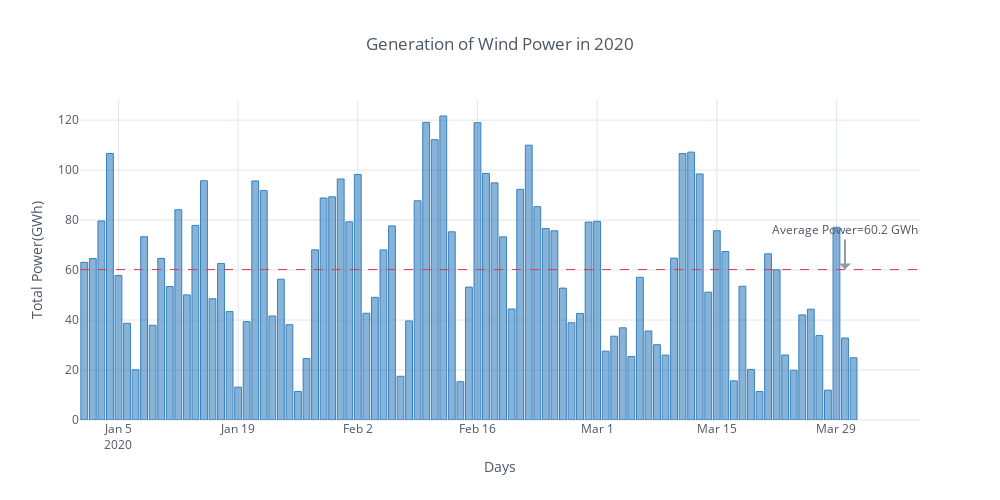

This figure's notebook cell:
### Code cell
# returns daily wind generation for given year
wind_2(2020)

### Figure 1 — Plotly figure (JSON) as saved in the notebook; plotly's stock layout.template omitted (floating-point values rounded to 4 significant figures)
{"data": [{"marker": {"color": "rgba(55, 128, 191, 0.6)", "line": {"color": "rgba(55, 128, 191, 1.0)", "width": 1}}, "name": "Wind_Daily(MWh)", "orientation": "v", "text": "", "type": "bar", "x": ["2020-01-01", "2020-01-02", "2020-01-03", "2020-01-04", "2020-01-05", "2020-01-06", "2020-01-07", "2020-01-08", "2020-01-09", "2020-01-10", "2020-01-11", "2020-01-12", "2020-01-13", "2020-01-14", "2020-01-15", "2020-01-16", "2020-01-17", "2020-01-18", "2020-01-19", "2020-01-20", "2020-01-21", "2020-01-22", "2020-01-23", "2020-01-24", "2020-01-25", "2020-01-26", "2020-01-27", "2020-01-28", "2020-01-29", "2020-01-30", "2020-01-31", "2020-02-01", "2020-02-02", "2020-02-03", "2020-02-04", "2020-02-05", "2020-02-06", "2020-02-07", "2020-02-08", "2020-02-09", "2020-02-10", "2020-02-11", "2020-02-12", "2020-02-13", "2020-02-14", "2020-02-15", "2020-02-16", "2020-02-17", "2020-02-18", "2020-02-19", "2020-02-20", "2020-02-21", "2020-02-22", "2020-02-23", "2020-02-24", "2020-02-25", "2020-02-26", "2020-02-27", "2020-02-28", "2020-02-29", "2020-03-01", "2020-03-02", "2020-03-03", "2020-03-04", "2020-03-05", "2020-03-06", "2020-03-07", "2020-03-08", "2020-03-09", "2020-03-10", "2020-03-11", "2020-03-12", "2020-03-13", "2020-03-14", "2020-03-15", "2020-03-16", "2020-03-17", "2020-03-18", "2020-03-19", "2020-03-20", "2020-03-21", "2020-03-22", "2020-03-23", "2020-03-24", "2020-03-25", "2020-03-26", "2020-03-27", "2020-03-28", "2020-03-29", "2020-03-30", "2020-03-31"], "y": [63.11, 64.62, 79.66, 106.7, 57.83, 38.7, 20.11, 73.36, 37.93, 64.67, 53.41, 84.16, 50.07, 77.89, 95.74, 48.51, 62.61, 43.39, 13.15, 39.37, 95.67, 91.8, 41.62, 56.33, 38.14, 11.39, 24.58, 68.09, 88.84, 89.31, 96.45, 79.31, 98.28, 42.72, 49.1, 68.07, 77.68, 17.51, 39.64, 87.72, 119.1, 112.2, 121.7, 75.32, 15.31, 53.18, 119.0, 98.7, 94.9, 73.29, 44.42, 92.3, 110.0, 85.39, 76.61, 75.71, 52.78, 38.91, 42.63, 79.2, 79.5, 27.54, 33.53, 36.9, 25.44, 57.1, 35.62, 30.14, 25.97, 64.78, 106.6, 107.2, 98.47, 51.16, 75.73, 67.42, 15.67, 53.51, 20.26, 11.39, 66.49, 60.12, 26.01, 19.89, 42.06, 44.34, 33.78, 11.95, 77.13, 32.82, 24.91]}], "layout": {"annotations": [{"arrowcolor": "#9499A3", "arrowhead": 17, "ax": 0, "ay": -40, "font": {"color": "#4D5663", "size": 12}, "hovertext": "", "opacity": 1, "showarrow": true, "text": "Average Power=60.2 GWh", "textangle": 0, "x": "2020-03-30T00:00:00", "xref": "x", "y": 60.23, "yref": "y1"}], "height": 500, "legend": {"bgcolor": "#FFFFFF", "font": {"color": "#4D5663"}}, "paper_bgcolor": "#FFFFFF", "plot_bgcolor": "#FFFFFF", "shapes": [{"line": {"color": "#db4052", "dash": "dash", "width": 1}, "type": "line", "x0": 0, "x1": 1, "xref": "paper", "y0": 60.23, "y1": 60.23, "yref": "y"}], "showlegend": false, "title": "Generation of Wind Power in 2020", "titlefont": {"color": "#4D5663"}, "width": 1000, "xaxis": {"gridcolor": "#E1E5ED", "showgrid": true, "tickfont": {"color": "#4D5663"}, "title": "Days", "titlefont": {"color": "#4D5663"}, "zerolinecolor": "#E1E5ED"}, "yaxis": {"gridcolor": "#E1E5ED", "showgrid": true, "tickfont": {"color": "#4D5663"}, "title": "Total Power(GWh)", "titlefont": {"color": "#4D5663"}, "zerolinecolor": "#E1E5ED"}}}
